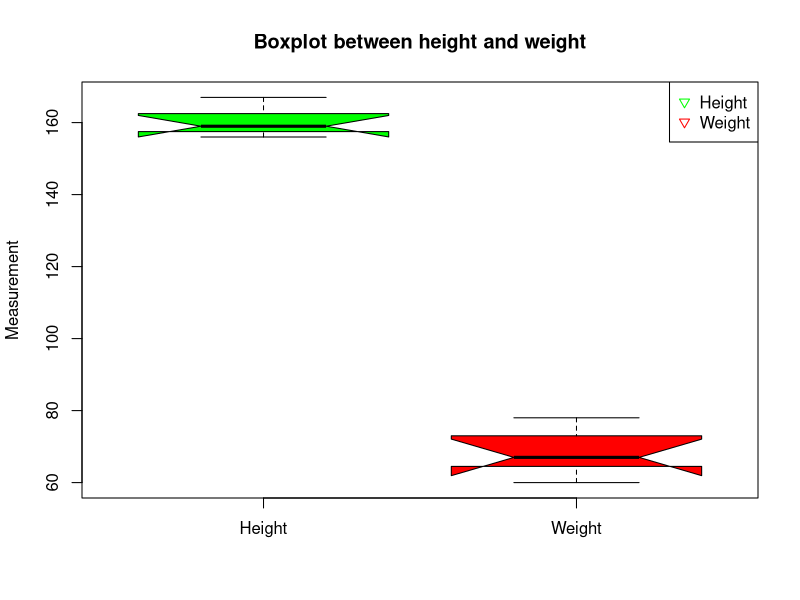
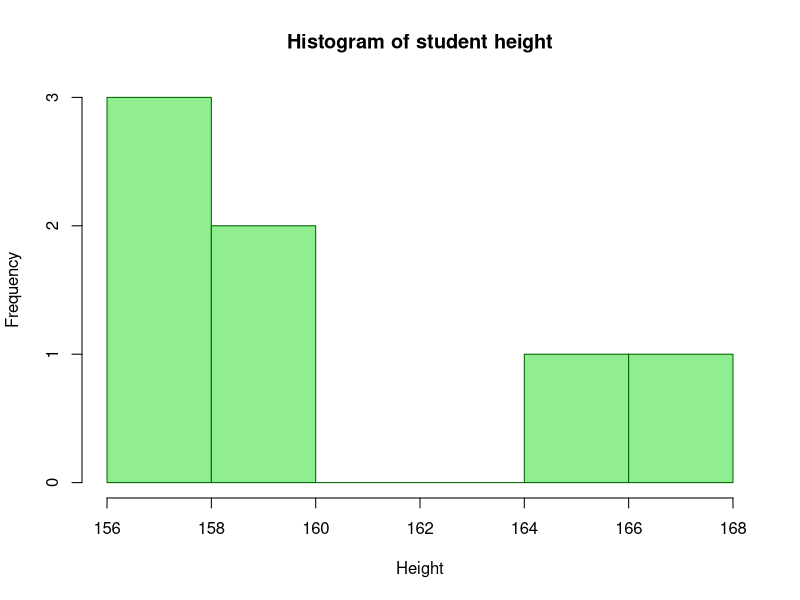
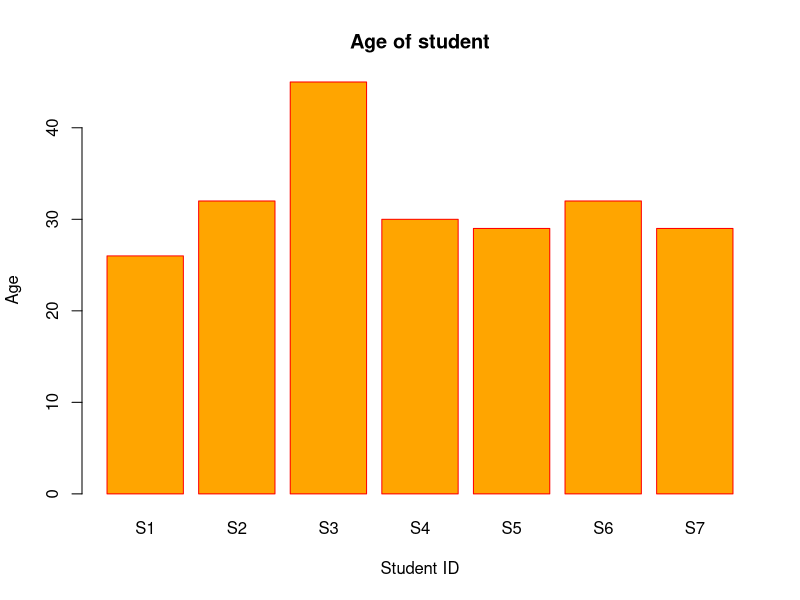
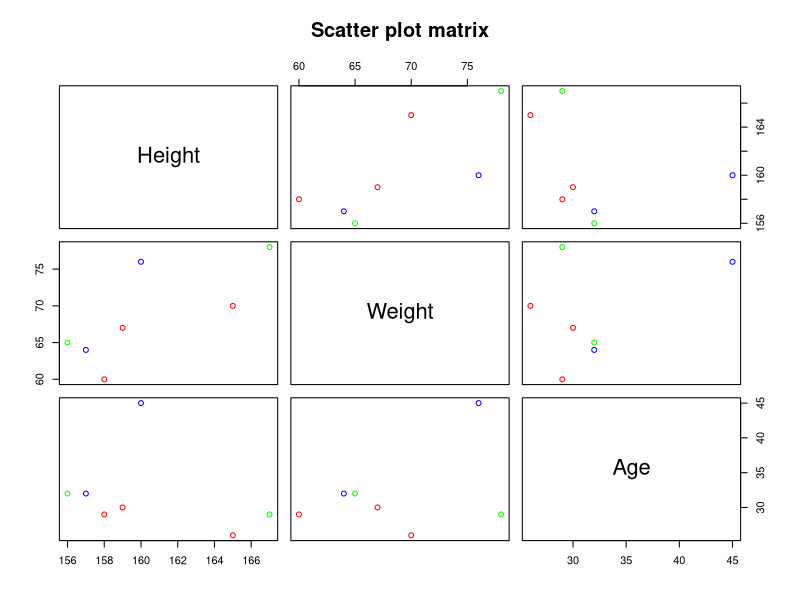
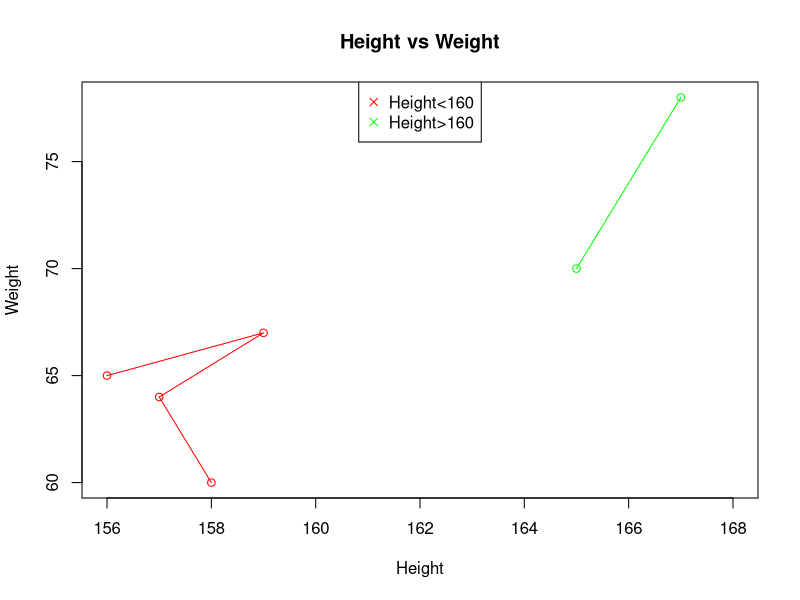

Recreate these plots in R, in order.
# Write R command to create the given graphs. Add legends wherever necessary.
# a) Box plot with different colors between height and weight of a student
# b) Histogram representing the frequency of height of students. 
# c) Bar Chart of age of the students showing Student ID as labels for bars. 
# d) Show a matrix of scatter plot of Height, Weight and Age of students.
# e) Show two line plots for Height vs Weight of students.Create 
# one plot for heights less than 160 and other for height greater than 160.

Student<-data.frame(StudentID=c("S1","S2","S3","S4","S5","S6","S7"),
                     Height=c(165,156,160,159,167,157,158), 
                     Weight=c(70,65,76,67,78,64,60), 
                     Age=c(26,32,45,30,29,32,29))
#-----------------------------------------------------------------------------                   
# a)
boxplot(Student$Height,col=c("green","red"),Student$Weight,notch = TRUE,
        main="Boxplot between height and weight",
        ylab="Measurement",
        names = c("Height","Weight"))
legend("topright",c("Height","Weight"),
       col=c("green","red"),pch=c(6))

#-----------------------------------------------------------------------------
# b)
hist(Student$Height,main = "Histogram of student height",
     xlab = "Height",col = "lightgreen",border = "darkgreen")

#-----------------------------------------------------------------------------
# c)
barplot(Student$Age,main = "Age of student",
        ylab = "Age",xlab = "Student ID",
        names.arg = Student$StudentID,
        col = "orange",border = "red")

#-----------------------------------------------------------------------------
# d)
pairs(~Height+Weight+Age,data=Student,
      main="Scatter plot matrix",
      col=c("red","green","blue"))

#-----------------------------------------------------------------------------
# e)
s1<-Student[Student$Height<160,]
s2<-Student[Student$Height>160,]
plot(s1$Height,s1$Weight,type="o",
     col="red",xlab = "Height",
     ylab = "Weight",
     main = "Height vs Weight",
     xlim = c(156,168),
     ylim = c(60,78))
lines(s2$Height,s2$Weight,type="o",col="green")
legend("top",legend = c("Height<160","Height>160"),
       col=c("red","green"),pch = 4)

